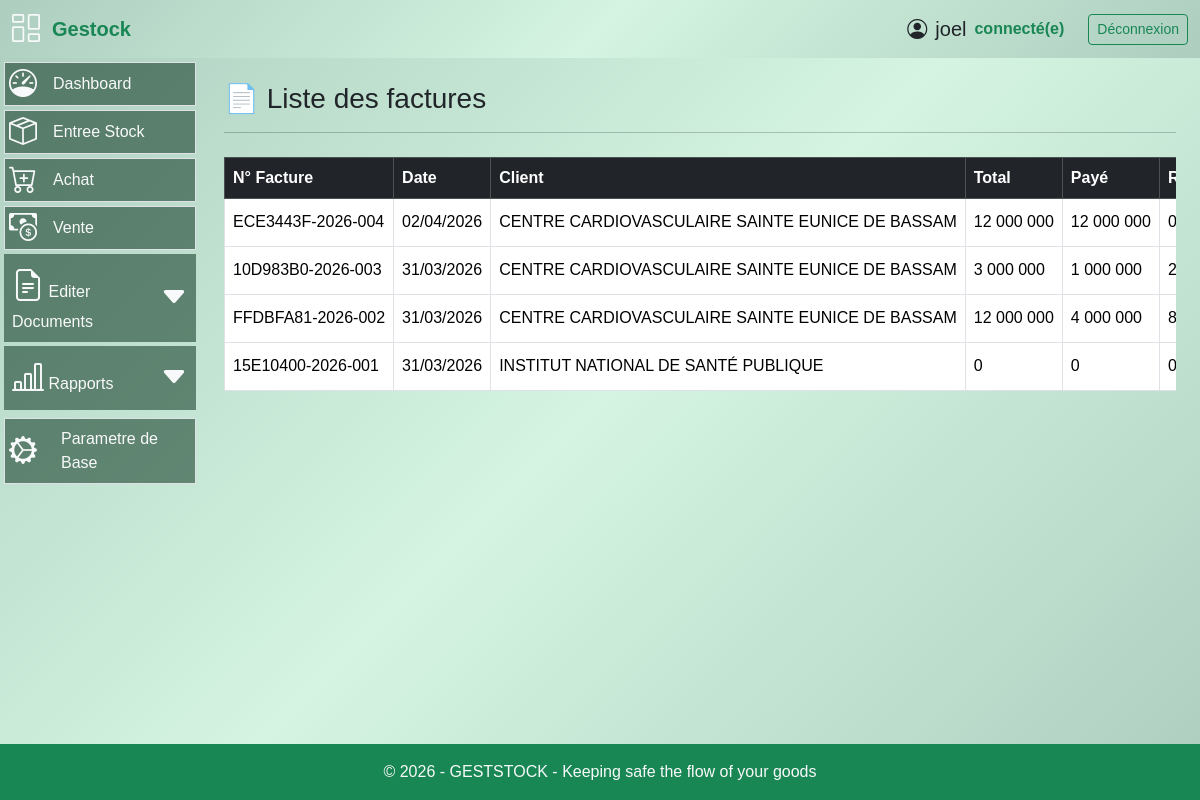
The page /factures (signed in) on the database as committed earlier.
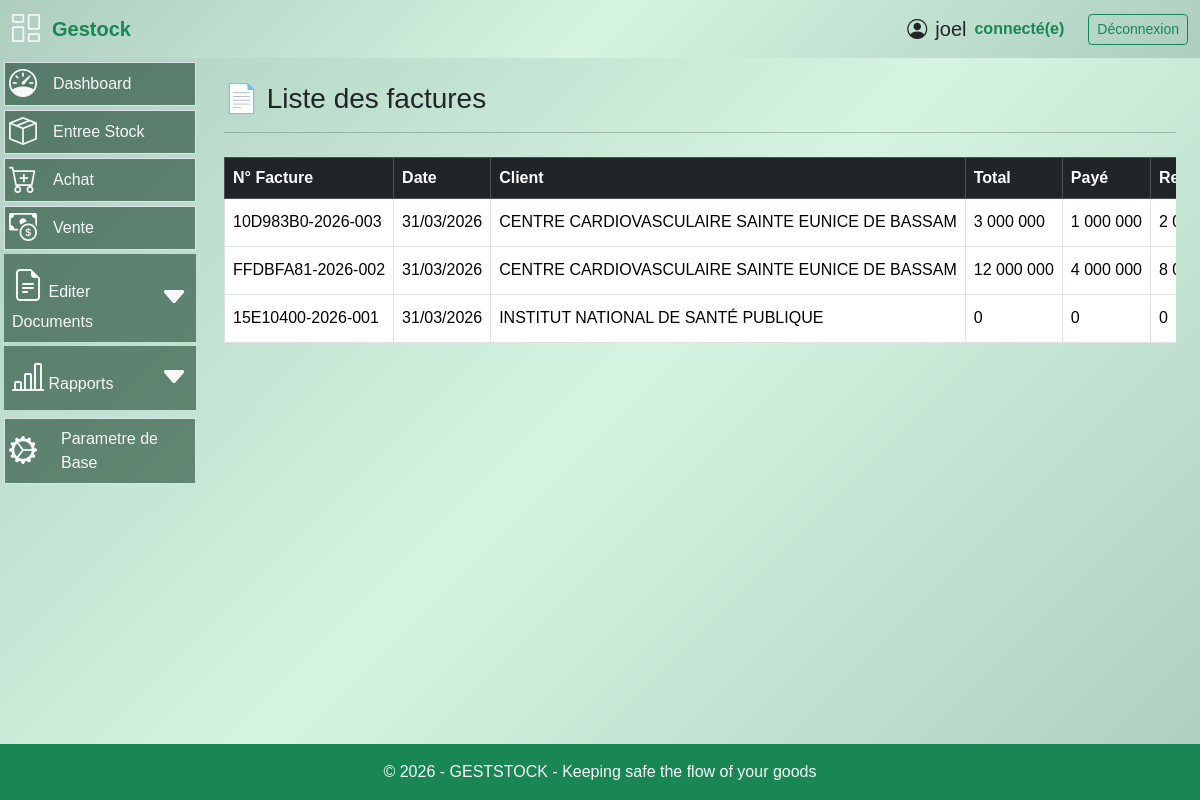
The same page on the database as committed later.
### models.py (models this page shows, shortened)
class Facture(db.Model):
    id = db.Column(db.Integer, primary_key=True)
    vente_id = db.Column(
        db.Integer,
        db.ForeignKey("vente.id", name="fk_facture_vente", ondelete="CASCADE"),
        nullable=False,
        unique=True
    )
    numero = db.Column(db.String(50), nullable=False, unique=True)
    date_facture = db.Column(
        db.DateTime(),
        default=lambda: datetime.utcnow,
        nullable=False
    )
    total = db.Column(db.Numeric(10, 2), nullable=False)
    montant_paye = db.Column(db.Numeric(10, 2), nullable=False)
    reste_a_payer = db.Column(db.Numeric(10, 2), nullable=False)
    statut = db.Column(db.String(20), nullable=False)
    vente = db.relationship(
        "Vente",
        back_populates="facture"
    )

class Client(db.Model):
    __tablename__ = "client"
    id = db.Column(db.Integer, primary_key=True)
    nom_client = db.Column(db.String(100), nullable=False)
    telephone = db.Column(db.String(30))
    adresse = db.Column(db.String(255), nullable=False)
    attn = db.Column(db.String(255))
    bons_commande = db.relationship(
        "BonCommande",
        back_populates="client",
        cascade="all, delete-orphan"
    )
    bons_livraison = db.relationship(
        "BonLivraison",
        back_populates="client"
    )

### routes.py (the view)
@app.route("/factures")
@login_required
def liste_factures():
    factures = (
        Facture.query
        .join(Vente)
        .order_by(Facture.date_facture.desc())
        .all()
    )
    return render_template(
        "liste_factures.html",
        factures=factures
    )

### app.py (called while the page is built)
@app.after_request
def close_db_connection(response):
    try:
        db.session.close()
    except:
        pass
    return response

### routes.py (called while the page is built)
@app.template_filter('money')
def montant_format(valeur):
    return f"{valeur:,.0f}".replace(",", " ").replace(".", ",")

@app.after_request
def disable_cache(response):
    response.headers["Cache-Control"] = "no-store, no-cache, must-revalidate, private"
    response.headers["Pragma"] = "no-cache"
    response.headers["Expires"] = "0"
    return response

@login_manager.user_loader
def load_user(user_id):
    return User.query.get(int(user_id))

@app.context_processor
def utility_processor():
    def is_active(prefix):
        return request.endpoint and prefix in request.endpoint
    return dict(is_active=is_active)

### templates/liste_factures.html (shortened to what this page needs)
{% extends "base.html" %}
{% block content %}
<div class="container my-4">
  <h3 class="mb-3">📄 Liste des factures</h3>
  <hr>
  <div class="table-responsive" style="max-height: 330px; overflow-y: auto;">
    <table class="table table-bordered align-middle my-2">
      <thead class="table-dark sticky-top">
        <tr>
          <th>N° Facture</th>
          <th>Date</th>
          <th>Client</th>
          <th>Total</th>
          <th>Payé</th>
          <th>Reste</th>
        </tr>
      </thead>
      <tbody>
        {% for f in factures %}
        <tr>
          <td>{{ f.numero }}</td>
          <td>{{ f.date_facture.strftime("%d/%m/%Y") }}</td>
          <td>{{ f.vente.client.nom_client }}</td>
          <td>{{ f.total | money}}</td>
          <td>{{ f.montant_paye | money}}</td>
          <td>{{ f.reste_a_payer | money}}</td>
          </tr>
        {% else %}
        <tr>
          <td colspan="9" class="text-center">
            Aucune facture disponible
          </td>
        </tr>
        {% endfor %}
      </tbody>
    </table>
  </div>
</div>
{% endblock %}

Rows that differ between the two databases and show on the page:
removed Facture: numero "ECE3443F-2026-004", date_facture "02/04/2026", vente.client.nom_client "CENTRE CARDIOVASCULAIRE SAINTE EUNICE DE BASSAM", total "12 000 000", montant_paye "12 000 000", reste_a_payer "0"
